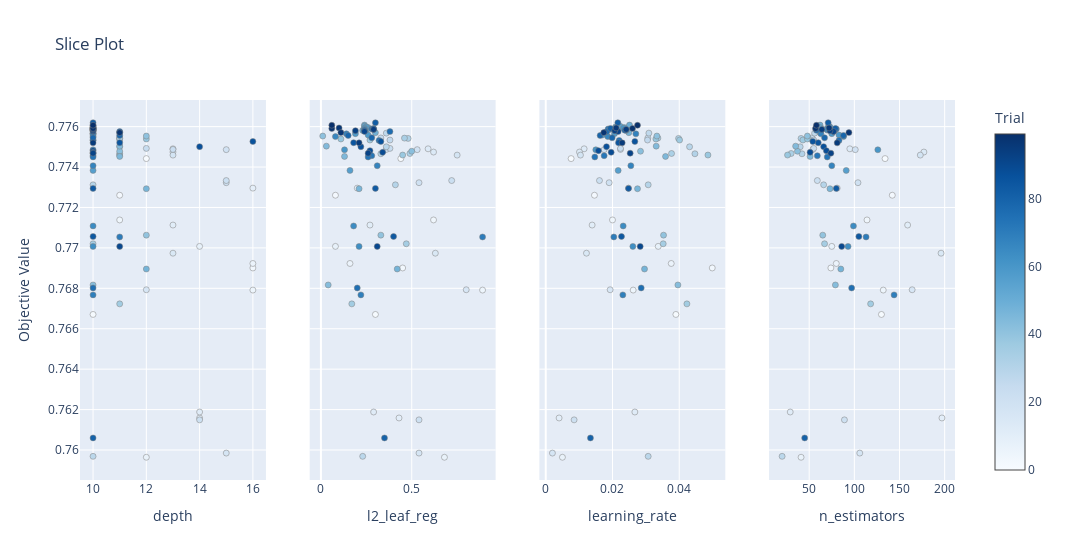

Source (notebook cell):
### Markdown cell above
## Визуализация подбора гиперпараметров optuna

### Code cell
params = study.best_params.keys()
plot_slice(study, params=params)
